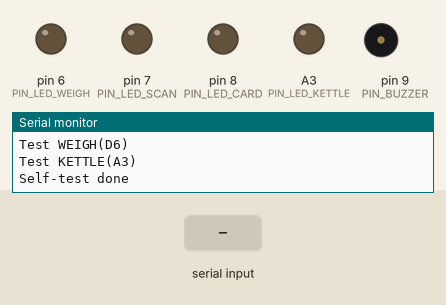
Simulated run of this sketch. Board: Arduino Uno, built with avr-gcc and run on an emulated ATmega328P. Parts: output pins drawn as LEDs (lit = HIGH), buzzer (waves = sounding, pin HIGH), the last lines printed to the serial monitor. Dashed ring = blinking. Inputs (shaded band) come from the test bench.

Above: at 5.2 s.
5.3 s: "b,45\n" received over Serial
At 5.55 s:
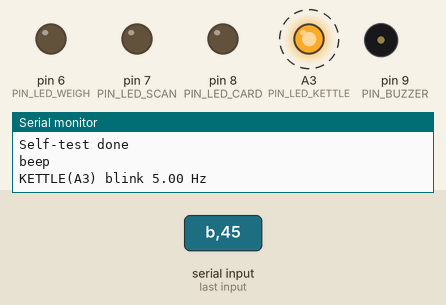
8.3 s: "30,150\n" received over Serial
At 9.4 s:
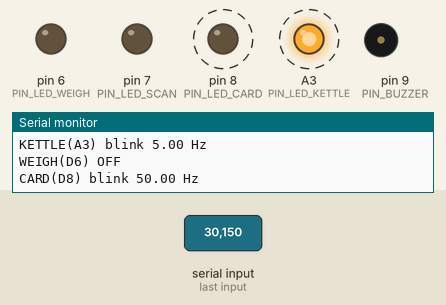
11.3 s: "B90\n" received over Serial
At 12.2 s:
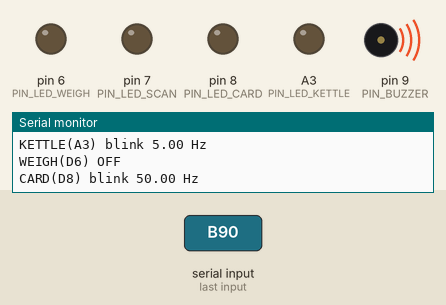
12.8 s: "T90\n" received over Serial
15.8 s: "B,45\n" received over Serial
At 16.9 s:
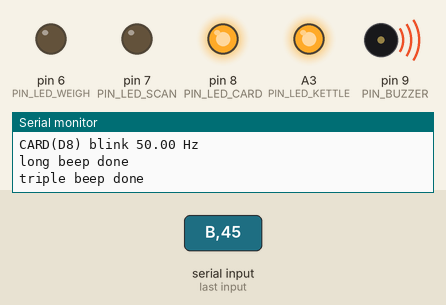
Timing chart, 0 to 18.3 s (numbered marks = the images above; inputs shaded):
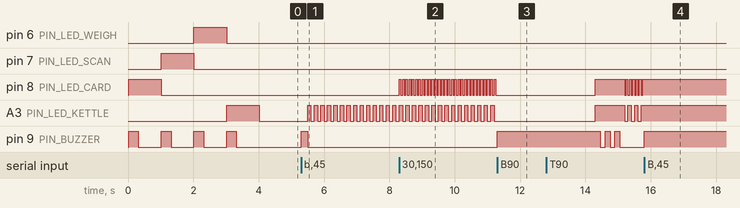

Measured:
- after the input at 5.3 s, A3 (PIN_LED_KETTLE): alternates HIGH for 0.10 s and LOW for 0.10 s, starting after 0.20 s; pin 9 (PIN_BUZZER): LOW → HIGH at once, → LOW 0.20 s later
- after the input at 8.3 s, pin 8 (PIN_LED_CARD): alternates HIGH for 0.05 s and LOW for 0.05 s, starting at once
- after the input at 11.3 s, pin 8 (PIN_LED_CARD), A3 (PIN_LED_KETTLE): stops changing and stays LOW; pin 9 (PIN_BUZZER): LOW → HIGH at once
- after the input at 15.8 s, pin 8 (PIN_LED_CARD), A3 (PIN_LED_KETTLE): stops changing and stays HIGH; pin 9 (PIN_BUZZER): LOW → HIGH at once

The sketch:

test_buzzer_leds.ino
```cpp
#define PIN_BUZZER     9
#define PIN_LED_CARD   8
#define PIN_LED_SCAN   7
#define PIN_LED_WEIGH  6
#define PIN_LED_KETTLE A3

uint8_t leds[4] = { PIN_LED_CARD, PIN_LED_SCAN, PIN_LED_WEIGH, PIN_LED_KETTLE };
const char* names[4] = { "CARD(D8)", "SCAN(D7)", "WEIGH(D6)", "KETTLE(A3)" };

unsigned long lastToggle[4] = { 0, 0, 0, 0 };
unsigned long period[4] = { 0, 0, 0, 0 };
bool state[4] = { false, false, false, false };

void setBlink(int idx, float hz) {
  if (hz <= 0) {
    period[idx] = 0;
    digitalWrite(leds[idx], LOW);
    state[idx] = false;
    Serial.print(names[idx]);
    Serial.println(" OFF");
    return;
  }
  period[idx] = (unsigned long)(500.0 / hz);
  if (period[idx] < 50) period[idx] = 50;
  Serial.print(names[idx]);
  Serial.print(" blink ");
  Serial.print(hz, 2);
  Serial.println(" Hz");
}

void update(unsigned long now) {
  for (int i = 0; i < 4; i++) {
    if (period[i] == 0) continue;
    if (now - lastToggle[i] >= period[i]) {
      lastToggle[i] = now;
      state[i] = !state[i];
      digitalWrite(leds[i], state[i] ? HIGH : LOW);
    }
  }
}

void setup() {
  Serial.begin(115200);
  for (int i = 0; i < 4; i++) {
    pinMode(leds[i], OUTPUT);
    digitalWrite(leds[i], LOW);
  }
  pinMode(PIN_BUZZER, OUTPUT);
  digitalWrite(PIN_BUZZER, LOW);

  Serial.println("=== BUZZER + LEDS TEST ===");
  Serial.println("Commands:");
  Serial.println("  1<hz>  card LED   (e.g. 12 = 2 Hz)");
  Serial.println("  2<hz>  scan LED");
  Serial.println("  3<hz>  weigh LED");
  Serial.println("  4<hz>  kettle LED");
  Serial.println("  b      single beep 200 ms");
  Serial.println("  B      long beep 3 s");
  Serial.println("  T      triple beep");
  Serial.println("  X      all off");
  Serial.println();

  Serial.println("Self-test: cycle each LED for 1 s");
  for (int i = 0; i < 4; i++) {
    Serial.print("Test ");
    Serial.println(names[i]);
    digitalWrite(leds[i], HIGH);
    digitalWrite(PIN_BUZZER, HIGH);
    delay(300);
    digitalWrite(PIN_BUZZER, LOW);
    delay(700);
    digitalWrite(leds[i], LOW);
  }
  Serial.println("Self-test done");
}

void loop() {
  update(millis());

  if (Serial.available()) {
    char c = Serial.read();
    if (c >= '1' && c <= '4') {
      int idx = c - '1';
      float hz = Serial.parseFloat();
      setBlink(idx, hz);
    } else if (c == 'b') {
      digitalWrite(PIN_BUZZER, HIGH);
      delay(200);
      digitalWrite(PIN_BUZZER, LOW);
      Serial.println("beep");
    } else if (c == 'B') {
      digitalWrite(PIN_BUZZER, HIGH);
      delay(3000);
      digitalWrite(PIN_BUZZER, LOW);
      Serial.println("long beep done");
    } else if (c == 'T') {
      for (int i = 0; i < 3; i++) {
        digitalWrite(PIN_BUZZER, HIGH);
        delay(150);
        digitalWrite(PIN_BUZZER, LOW);
        delay(150);
      }
      Serial.println("triple beep done");
    } else if (c == 'X') {
      for (int i = 0; i < 4; i++) {
        period[i] = 0;
        digitalWrite(leds[i], LOW);
      }
      digitalWrite(PIN_BUZZER, LOW);
      Serial.println("ALL OFF");
    }
  }
}
```
